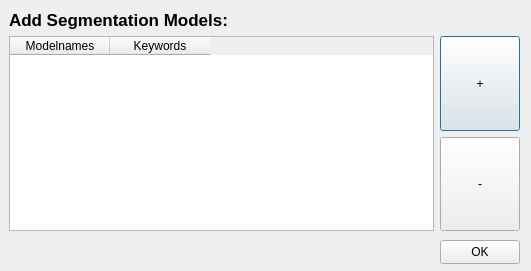
<?xml version="1.0" encoding="UTF-8"?>
<ui version="4.0">
 <class>Dialog</class>
 <widget class="QDialog" name="Dialog">
  <property name="geometry">
   <rect>
    <x>0</x>
    <y>0</y>
    <width>531</width>
    <height>271</height>
   </rect>
  </property>
  <property name="windowTitle">
   <string>Dialog</string>
  </property>
  <widget class="QWidget" name="verticalLayoutWidget">
   <property name="geometry">
    <rect>
     <x>9</x>
     <y>10</y>
     <width>511</width>
     <height>221</height>
    </rect>
   </property>
   <layout class="QVBoxLayout" name="verticalLayout">
    <item>
     <widget class="QLabel" name="label">
      <property name="font">
       <font>
        <pointsize>13</pointsize>
        <weight>75</weight>
        <bold>true</bold>
       </font>
      </property>
      <property name="text">
       <string>Add Segmentation Models:</string>
      </property>
     </widget>
    </item>
    <item>
     <layout class="QHBoxLayout" name="horizontalLayout_14">
      <item>
       <widget class="QTableWidget" name="modelNametableWidget">
        <property name="enabled">
         <bool>true</bool>
        </property>
        <property name="maximumSize">
         <size>
          <width>16777215</width>
          <height>250</height>
         </size>
        </property>
        <column>
         <property name="text">
          <string>Modelnames</string>
         </property>
        </column>
        <column>
         <property name="text">
          <string>Keywords</string>
         </property>
        </column>
       </widget>
      </item>
      <item>
       <layout class="QVBoxLayout" name="verticalLayout_8">
        <item>
         <widget class="QPushButton" name="addRowButton">
          <property name="enabled">
           <bool>true</bool>
          </property>
          <property name="maximumSize">
           <size>
            <width>16777215</width>
            <height>125</height>
           </size>
          </property>
          <property name="text">
           <string>+</string>
          </property>
         </widget>
        </item>
        <item>
         <widget class="QPushButton" name="deleteRowButton">
          <property name="enabled">
           <bool>true</bool>
          </property>
          <property name="maximumSize">
           <size>
            <width>16777215</width>
            <height>125</height>
           </size>
          </property>
          <property name="text">
           <string>-</string>
          </property>
         </widget>
        </item>
       </layout>
      </item>
     </layout>
    </item>
   </layout>
  </widget>
  <widget class="QPushButton" name="okTableButton">
   <property name="geometry">
    <rect>
     <x>440</x>
     <y>240</y>
     <width>80</width>
     <height>24</height>
    </rect>
   </property>
   <property name="text">
    <string>OK</string>
   </property>
  </widget>
 </widget>
 <resources/>
 <connections/>
</ui>
